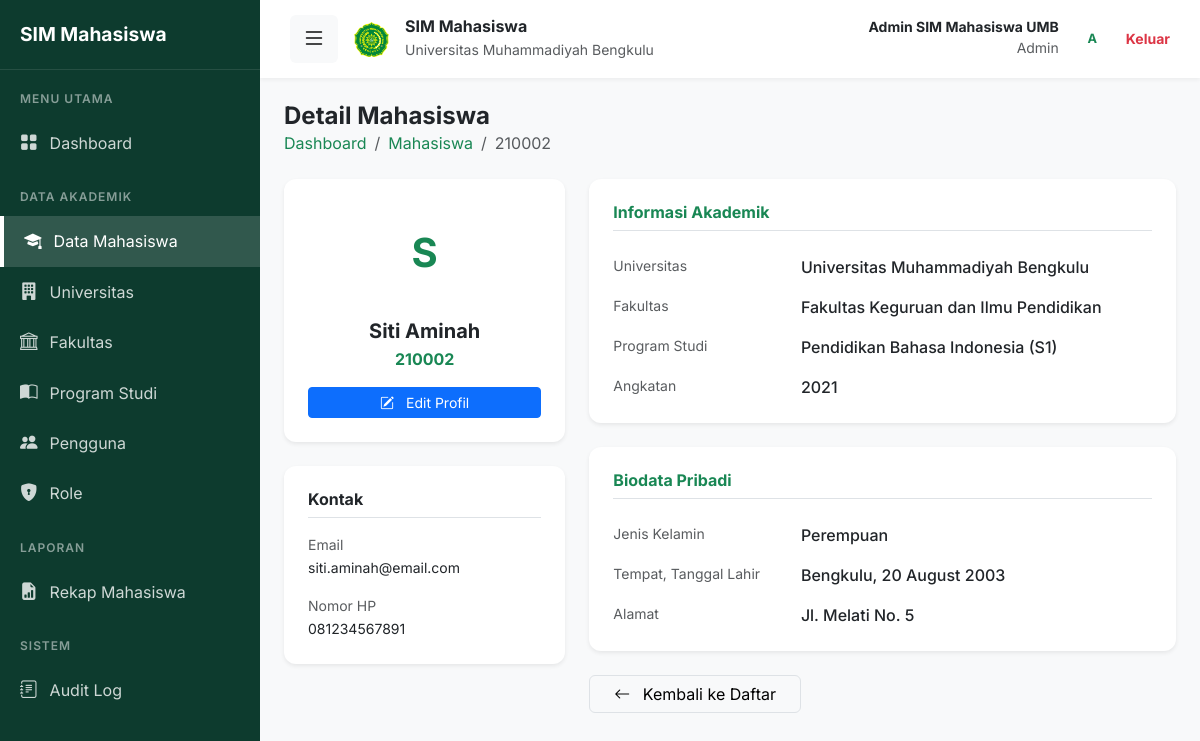
/mahasiswa/view.php?id=2 (signed in), run on the app's committed database.
### tables this page shows
CREATE TABLE IF NOT EXISTS mahasiswa (
    id INT AUTO_INCREMENT PRIMARY KEY,
    npm VARCHAR(20) NOT NULL UNIQUE,
    nama_mahasiswa VARCHAR(100) NOT NULL,
    jenis_kelamin ENUM('Laki-laki', 'Perempuan') NOT NULL,
    tempat_lahir VARCHAR(100),
    tanggal_lahir DATE,
    alamat TEXT,
    email VARCHAR(100),
    nomor_hp VARCHAR(20),
    prodi_id INT NOT NULL,
    angkatan INT NOT NULL,
    created_at TIMESTAMP DEFAULT CURRENT_TIMESTAMP,
    FOREIGN KEY (prodi_id) REFERENCES program_studi(id) ON DELETE CASCADE
);

CREATE TABLE IF NOT EXISTS universitas (
    id INT AUTO_INCREMENT PRIMARY KEY,
    kode_universitas VARCHAR(20) NOT NULL UNIQUE,
    nama_universitas VARCHAR(100) NOT NULL,
    alamat TEXT,
    email VARCHAR(100),
    nomor_telepon VARCHAR(20),
    created_at TIMESTAMP DEFAULT CURRENT_TIMESTAMP
);

CREATE TABLE IF NOT EXISTS fakultas (
    id INT AUTO_INCREMENT PRIMARY KEY,
    universitas_id INT NOT NULL,
    kode_fakultas VARCHAR(20) NOT NULL,
    nama_fakultas VARCHAR(100) NOT NULL,
    created_at TIMESTAMP DEFAULT CURRENT_TIMESTAMP,
    FOREIGN KEY (universitas_id) REFERENCES universitas(id) ON DELETE CASCADE,
    UNIQUE(universitas_id, kode_fakultas)
);

CREATE TABLE IF NOT EXISTS program_studi (
    id INT AUTO_INCREMENT PRIMARY KEY,
    fakultas_id INT NOT NULL,
    kode_prodi VARCHAR(20) NOT NULL,
    nama_prodi VARCHAR(100) NOT NULL,
    jenjang VARCHAR(20) NOT NULL,
    status_prodi ENUM('Aktif', 'Tidak Aktif') DEFAULT 'Aktif',
    created_at TIMESTAMP DEFAULT CURRENT_TIMESTAMP,
    FOREIGN KEY (fakultas_id) REFERENCES fakultas(id) ON DELETE CASCADE,
    UNIQUE(fakultas_id, kode_prodi)
);

### includes/functions.php (called while the page is built, shortened)
<?php
function h($string) {
    return htmlspecialchars($string, ENT_QUOTES, 'UTF-8');
}
?>

### mahasiswa/view.php (the view, shortened to what this page needs)
<?php
require_once '../config/database.php';
require_once '../includes/functions.php';
$id = $_GET['id'] ?? null;
$query = "SELECT m.*, p.nama_prodi, p.jenjang, f.nama_fakultas, u.nama_universitas
          FROM mahasiswa m
          JOIN program_studi p ON m.prodi_id = p.id
          JOIN fakultas f ON p.fakultas_id = f.id
          JOIN universitas u ON f.universitas_id = u.id
          WHERE m.id = ?";
$stmt = $pdo->prepare($query);
$stmt->execute([$id]);
$m = $stmt->fetch();
require_once '../includes/header.php';
?>
<div class="mb-4">
    <h4 class="fw-bold text-hijau-tua mb-0">Detail Mahasiswa</h4>
    <nav aria-label="breadcrumb">
        <ol class="breadcrumb small mb-0">
            <li class="breadcrumb-item"><a href="../dashboard.php" class="text-decoration-none text-success">Dashboard</a></li>
            <li class="breadcrumb-item"><a href="index.php" class="text-decoration-none text-success">Mahasiswa</a></li>
            <li class="breadcrumb-item active" aria-current="page"><?= h($m['npm']) ?></li>
        </ol>
    </nav>
</div>
<div class="row">
    <div class="col-lg-4">
        <div class="card card-custom border-0 shadow-sm bg-white mb-4">
            <div class="card-body text-center p-4">
                <div class="rounded-circle bg-hijau-mint text-success d-inline-flex align-items-center justify-content-center fw-bold mb-3" style="width: 100px; height: 100px; font-size: 2.5rem;">
                    <?= strtoupper(substr($m['nama_mahasiswa'], 0, 1)) ?>
                </div>
                <h5 class="fw-bold mb-1"><?= h($m['nama_mahasiswa']) ?></h5>
                <p class="text-success fw-bold mb-3"><?= h($m['npm']) ?></p>
                <div class="d-grid">
                    <a href="edit.php?id=<?= $m['id'] ?>" class="btn btn-primary btn-sm">
                        <i class="bi bi-pencil-square me-2"></i> Edit Profil
                    </a>
                </div>
            </div>
        </div>
        <div class="card card-custom border-0 shadow-sm bg-white">
            <div class="card-body p-4">
                <h6 class="fw-bold mb-3 border-bottom pb-2">Kontak</h6>
                <div class="mb-3">
                    <small class="text-muted d-block">Email</small>
                    <span class="small"><?= h($m['email'] ?: '-') ?></span>
                </div>
                <div>
                    <small class="text-muted d-block">Nomor HP</small>
                    <span class="small"><?= h($m['nomor_hp'] ?: '-') ?></span>
                </div>
            </div>
        </div>
    </div>
    <div class="col-lg-8">
        <div class="card card-custom border-0 shadow-sm bg-white mb-4">
            <div class="card-body p-4">
                <h6 class="fw-bold mb-4 text-success border-bottom pb-2">Informasi Akademik</h6>
                <div class="row mb-3">
                    <div class="col-sm-4 text-muted small">Universitas</div>
                    <div class="col-sm-8 fw-medium"><?= h($m['nama_universitas']) ?></div>
                </div>
                <div class="row mb-3">
                    <div class="col-sm-4 text-muted small">Fakultas</div>
                    <div class="col-sm-8 fw-medium"><?= h($m['nama_fakultas']) ?></div>
                </div>
                <div class="row mb-3">
                    <div class="col-sm-4 text-muted small">Program Studi</div>
                    <div class="col-sm-8 fw-medium"><?= h($m['nama_prodi']) ?> (<?= h($m['jenjang']) ?>)</div>
                </div>
                <div class="row mb-0">
                    <div class="col-sm-4 text-muted small">Angkatan</div>
                    <div class="col-sm-8 fw-medium"><?= h($m['angkatan']) ?></div>
                </div>
            </div>
        </div>
        <div class="card card-custom border-0 shadow-sm bg-white">
            <div class="card-body p-4">
                <h6 class="fw-bold mb-4 text-success border-bottom pb-2">Biodata Pribadi</h6>
                <div class="row mb-3">
                    <div class="col-sm-4 text-muted small">Jenis Kelamin</div>
                    <div class="col-sm-8 fw-medium"><?= h($m['jenis_kelamin']) ?></div>
                </div>
                <div class="row mb-3">
                    <div class="col-sm-4 text-muted small">Tempat, Tanggal Lahir</div>
                    <div class="col-sm-8 fw-medium"><?= h($m['tempat_lahir'] ?: '-') ?>, <?= $m['tanggal_lahir'] ? date('d F Y', strtotime($m['tanggal_lahir'])) : '-' ?></div>
                </div>
                <div class="row mb-0">
                    <div class="col-sm-4 text-muted small">Alamat</div>
                    <div class="col-sm-8 fw-medium"><?= h($m['alamat'] ?: '-') ?></div>
                </div>
            </div>
        </div>
        <div class="mt-4">
            <a href="index.php" class="btn btn-light border px-4">
                <i class="bi bi-arrow-left me-2"></i> Kembali ke Daftar
            </a>
        </div>
    </div>
</div>
<?php require_once '../includes/footer.php'; ?>

### includes/header.php (style rules this page uses)
:root { --hijau-tua: #0d3b2e; --hijau-mint: #d1e7dd; --hijau-utama: #198754; --bg-konten: #f8f9fa; }
body { font-family: 'Inter', sans-serif; background-color: var(--bg-konten); overflow-x: hidden; }
.card-custom { border: 1px solid #eee; border-radius: 12px; box-shadow: 0 2px 10px rgba(0,0,0,0.02); transition: transform 0.2s; }

### data on the page
mahasiswa: npm "210002", nama_mahasiswa "S", nama_mahasiswa "Siti Aminah", email "siti.aminah@email.com", nomor_hp "081234567891", universitas.nama_universitas "Universitas Muhammadiyah Bengkulu", fakultas.nama_fakultas "Fakultas Keguruan dan Ilmu Pendidikan", prodi.nama_prodi "Pendidikan Bahasa Indonesia", prodi.jenjang "S1", angkatan "2021", jenis_kelamin "Perempuan", tempat_lahir "Bengkulu", tanggal_lahir "20 August 2003", alamat "Jl. Melati No. 5"

### other printed values
$_SESSION['nama_lengkap'] "Admin SIM Mahasiswa UMB"
$_SESSION['role_name'] "Admin"
substr($_SESSION['nama_lengkap'], 0, 1) "A"
